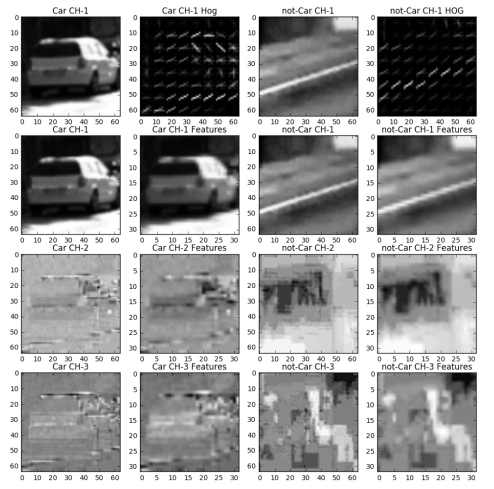
#> input picture CarND-Vehicle-Detection/examples/HOG_example.jpg, 988 x 978 px, given in place of image0003.png, which was not available (shown at 1/2 size)
$ jupyter execute --allow-errors Car-Detection.ipynb   (shell and % lines are left out)   (older library calls are emulated)   (text cells are left out)
#> lines starting #> are read from the running program, lines starting #| are printed output that depends on the picture; pictures that were not available may be replaced by others from this repository, and a replacement may not be noted
[cell 1]
# Standard
import numpy as np
import os
import glob
import cv2
import matplotlib.image as mpimg
import matplotlib.pyplot as plt
import pickle
from moviepy.editor import VideoFileClip,ImageSequenceClip

# Pre processing
from skimage.feature import hog
from sklearn.preprocessing import StandardScaler
from sklearn.cross_validation import train_test_split
from sklearn.utils import shuffle

# Modeling
from sklearn import svm

# Post processing
from scipy.ndimage.measurements import label


model_file = 'model.pkl'
scaler_file = 'scaler.pkl'

[cell 2]
def get_hog_features(img, orient, pix_per_cell, cell_per_block,
                        vis=False, feature_vec=True):
    # Call with two outputs if vis==True

    # Convert to another color space
    img = cv2.cvtColor(img, cv2.COLOR_RGB2GRAY)

    if vis == True:
        features, hog_image = hog(img, orientations=orient,
                                  pixels_per_cell=(pix_per_cell, pix_per_cell),
                                  cells_per_block=(cell_per_block, cell_per_block),
                                  transform_sqrt=False,
                                  visualise=vis, feature_vector=feature_vec)
        return features, hog_image
    # Otherwise call with one output
    else:
        features = hog(img, orientations=orient,
                       pixels_per_cell=(pix_per_cell, pix_per_cell),
                       cells_per_block=(cell_per_block, cell_per_block),
                       transform_sqrt=False,
                       visualise=vis, feature_vector=feature_vec)
        return features

[cell 3]
# Choose test image
veh_dir = './vehicles/'
non_veh_dir = './non-vehicles/non-vehicles/'
veh_file_name = 'GTI_MiddleClose/image0003.png'
non_veh_file_name = 'GTI/image176.png'

img = mpimg.imread(os.path.join(veh_dir,veh_file_name))
#> img is the input picture: shape (978, 988, 3); min 0, max 255, mean 154
plt.imshow(img)
plt.savefig('./output_images/test_veh.jpg')

# Define a window size as the size of the training data examples
window_pix = img.shape[0]
#> window_pix = 978

# Show non vehicle
plt.figure()
non_img = mpimg.imread(os.path.join(non_veh_dir,non_veh_file_name))
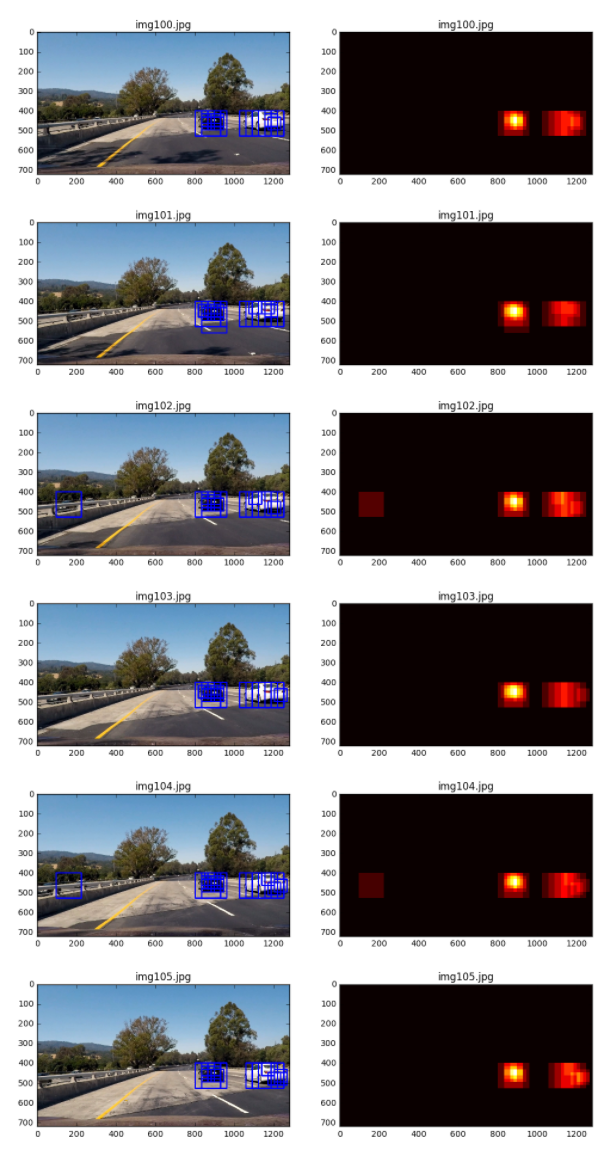
#> input picture CarND-Vehicle-Detection/examples/bboxes_and_heat.png, 610 x 1150 px, given in place of image176.png, which was not available
#> non_img is the input picture: shape (1150, 610, 4) float32; mean R, G, B, A 0.516, 0.509, 0.526, 1
plt.imshow(non_img)
plt.savefig('./output_images/test_non_veh.jpg')

[cell 4]
# Choose paramters for HOG features

num_orientations = 9
pix_per_cell = 8
cell_per_block = 4

hog_features,hog_image = get_hog_features(img,num_orientations,pix_per_cell,cell_per_block,vis=True
                                     ,feature_vec = False)
#> in get_hog_features, `features, hog_image = hog(img, orientations=orient, pixels_per_cell=(p..`:
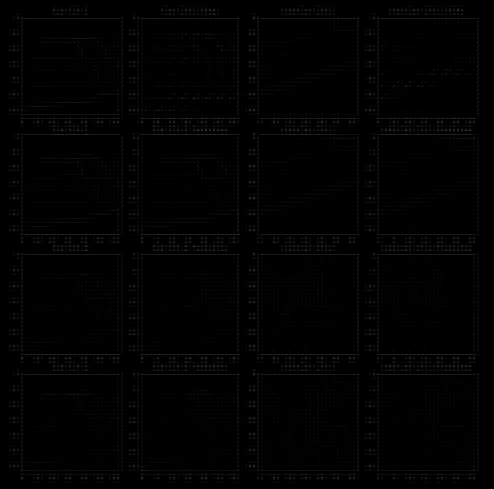
#> hog_image: shape (978, 988) float64 (shown at 1/2 size); min 0, max 115.9, mean 2

print('Features shape',hog_features.shape)
#| Features shape (119, 120, 4, 4, 9)
plt.imshow(hog_image)
plt.title('Hog Features For Vehicle')
plt.savefig('./output_images/hog_image.jpg')

hog_features,hog_image = get_hog_features(non_img,num_orientations,pix_per_cell,cell_per_block,vis=True
                                     ,feature_vec = False)
#> call 2 of get_hog_features, with orient = 9, pix_per_cell = 8, cell_per_block = 4, vis = True, feature_vec = False
#> in get_hog_features (call 2), `img = cv2.cvtColor(img, cv2.COLOR_RGB2GRAY)`:
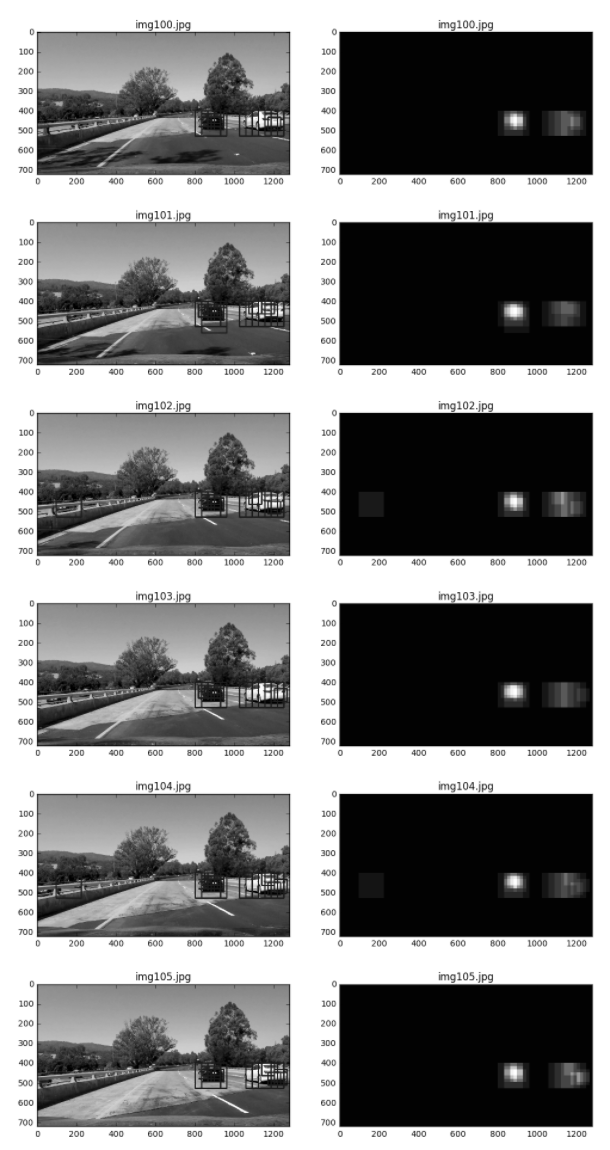
#> img: shape (1150, 610) float32; min 0, max 1, mean 0.513
#> in get_hog_features (call 2), `features, hog_image = hog(img, orientations=orient, pixels_per_cell=(p..`:
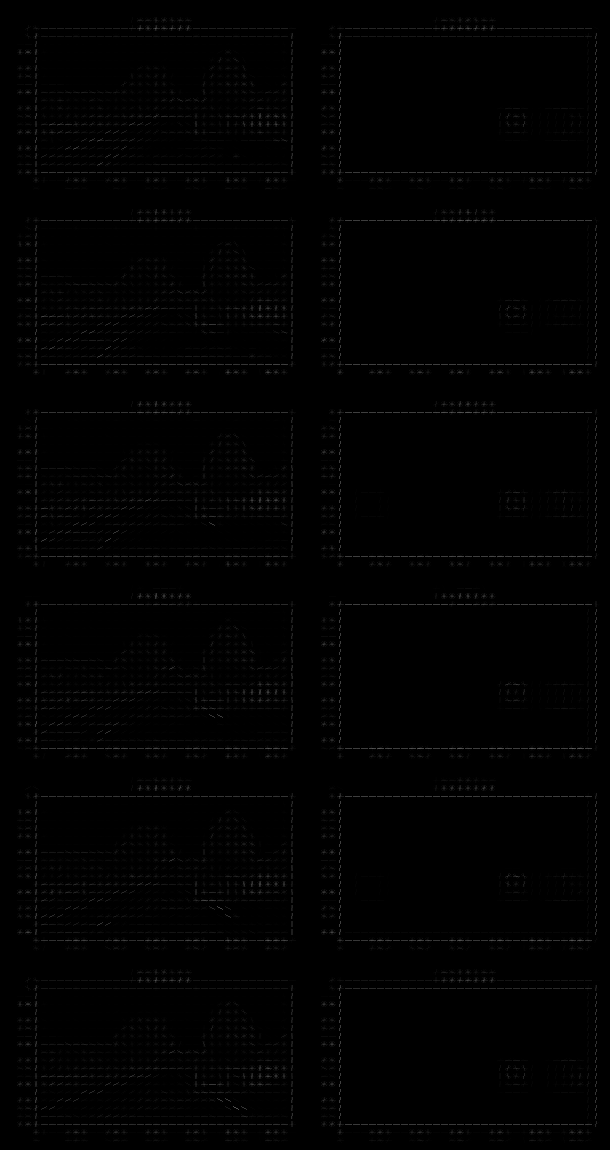
#> hog_image: shape (1150, 610) float32; min 0, max 0.38, mean 0.00631

plt.figure()
plt.imshow(hog_image)
plt.title('Hog Features For Non-Vehicle')
plt.savefig('./output_images/hog_image_non_car.jpg')

[cell 5]
def color_hist(img, nbins=32):    #bins_range=(0, 256)

#> called with nbins = 32
    hsv = cv2.cvtColor(img, cv2.COLOR_RGB2HSV)
#> hsv: shape (978, 988, 3); mean H, S, V 0, 0, 154

    # Compute the histogram of the color channels separately
    channel1_hist = np.histogram(hsv[:,:,0], bins=nbins)
    channel2_hist = np.histogram(hsv[:,:,1], bins=nbins)
    channel3_hist = np.histogram(hsv[:,:,2], bins=nbins)
    # Concatenate the histograms into a single feature vector
    hist_features = np.concatenate((channel1_hist[0], channel2_hist[0], channel3_hist[0]))
#> hist_features = 96 values, max 966264 at index 16, min 0 at index 0, mean 30195.8
    # Return the individual histograms, bin_centers and feature vector
    return hist_features

[cell 6]
# Choose paramters for color histogram

nbins = 32

color_hist_features = color_hist(img,nbins)
#> color_hist_features has the same summary as hist_features in color_hist
print('Features shape',color_hist_features.shape)
#| Features shape (96,)

# Plot
plt.plot(color_hist_features,'.')
plt.xlabel('Bin #')
plt.title('Concatenated Color Histograms')
plt.savefig('./output_images/color_histogram.jpg')
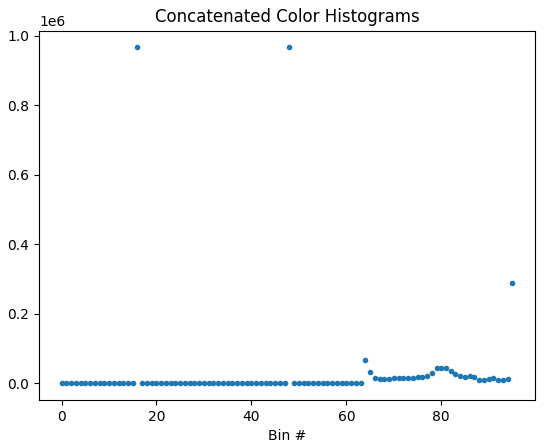
#> figure drawn by matplotlib, 1 panel; curve peaks at x = 16, y = 966264

[cell 7]
# Load vehicle data
def get_img_data(file_expression,test=False):

    data_array = []
    for i,file_name in enumerate(glob.iglob(file_expression)):
        # Preprocess
        img = mpimg.imread(file_name)

        hog_features = get_hog_features(img,num_orientations,pix_per_cell,cell_per_block
                                        ,vis=False,feature_vec = True)

        color_hist_features = color_hist(img,nbins)

        # Combine
        combined_features = np.hstack((hog_features.ravel(),color_hist_features.ravel()))

        # Declare final version of X
        X_row = combined_features


        # Add to list
        if test and (i >= 100): break
        data_array.append(X_row)

    return np.array(data_array)

test = False

veh_expression = os.path.join(veh_dir,'*/*.png')
veh_array = get_img_data(veh_expression,test)
veh_targets = np.ones(len(veh_array),dtype = int)

non_veh_expression = os.path.join(non_veh_dir,'*/*.png')
non_veh_array = get_img_data(non_veh_expression,test)
